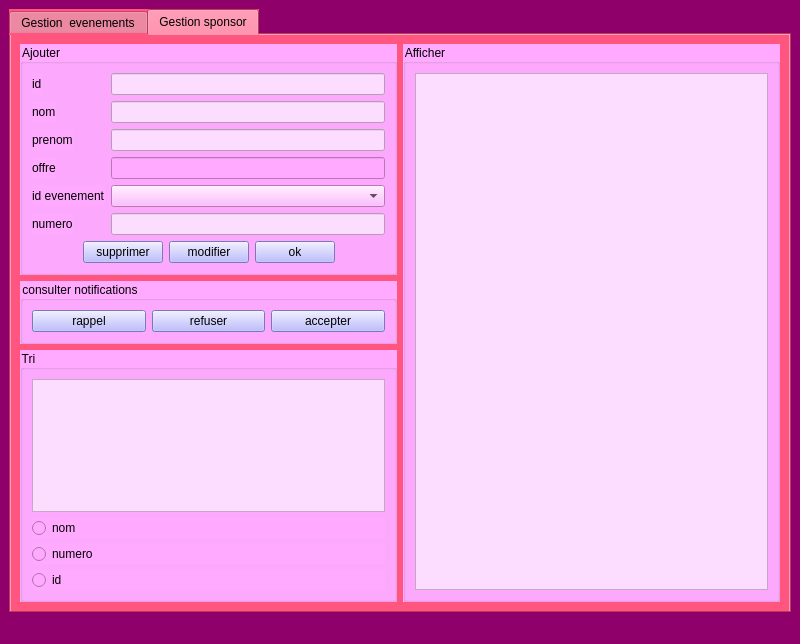
<?xml version="1.0" encoding="UTF-8"?>
<ui version="4.0">
 <class>MainWindow</class>
 <widget class="QMainWindow" name="MainWindow">
  <property name="geometry">
   <rect>
    <x>0</x>
    <y>0</y>
    <width>800</width>
    <height>644</height>
   </rect>
  </property>
  <property name="windowTitle">
   <string>MainWindow</string>
  </property>
  <property name="styleSheet">
   <string notr="true">background-color: rgb(143, 0, 107);
</string>
  </property>
  <widget class="QWidget" name="centralwidget">
   <layout class="QHBoxLayout" name="horizontalLayout_7">
    <item>
     <layout class="QHBoxLayout" name="horizontalLayout_2">
      <item>
       <widget class="QTabWidget" name="tabWidget">
        <property name="styleSheet">
         <string notr="true">background-color: rgb(255, 85, 127);</string>
        </property>
        <property name="currentIndex">
         <number>1</number>
        </property>
        <widget class="QWidget" name="tab">
         <attribute name="title">
          <string>Gestion  evenements</string>
         </attribute>
         <layout class="QHBoxLayout" name="horizontalLayout_10">
          <item>
           <layout class="QHBoxLayout" name="horizontalLayout_8">
            <item>
             <layout class="QVBoxLayout" name="verticalLayout_5">
              <item>
               <widget class="QGroupBox" name="groupBox_6">
                <property name="styleSheet">
                 <string notr="true">background-color: rgb(255, 170, 255);
font: 10pt &quot;Palatino Linotype&quot;;</string>
                </property>
                <property name="title">
                 <string>Ajouter</string>
                </property>
                <layout class="QVBoxLayout" name="verticalLayout_3">
                 <item>
                  <layout class="QFormLayout" name="formLayout">
                   <item row="0" column="0">
                    <widget class="QLabel" name="label">
                     <property name="text">
                      <string>id</string>
                     </property>
                    </widget>
                   </item>
                   <item row="0" column="1">
                    <widget class="QLineEdit" name="lineEdit_id">
                     <property name="styleSheet">
                      <string notr="true">background-color: rgb(252, 220, 255);</string>
                     </property>
                    </widget>
                   </item>
                   <item row="1" column="0">
                    <widget class="QLabel" name="label_3">
                     <property name="text">
                      <string>nom</string>
                     </property>
                    </widget>
                   </item>
                   <item row="1" column="1">
                    <widget class="QLineEdit" name="lineEdit_nom">
                     <property name="styleSheet">
                      <string notr="true">background-color: rgb(252, 220, 255);</string>
                     </property>
                    </widget>
                   </item>
                   <item row="2" column="0">
                    <widget class="QLabel" name="label_4">
                     <property name="text">
                      <string>dateEvent</string>
                     </property>
                    </widget>
                   </item>
                   <item row="2" column="1">
                    <widget class="QDateEdit" name="dateEdit_Event">
                     <property name="styleSheet">
                      <string notr="true">background-color: rgb(252, 220, 255);</string>
                     </property>
                    </widget>
                   </item>
                   <item row="3" column="0">
                    <widget class="QLabel" name="label_2">
                     <property name="text">
                      <string>lieu</string>
                     </property>
                    </widget>
                   </item>
                   <item row="3" column="1">
                    <widget class="QLineEdit" name="lineEdit_lieu">
                     <property name="styleSheet">
                      <string notr="true">background-color: rgb(252, 220, 255);</string>
                     </property>
                    </widget>
                   </item>
                   <item row="4" column="1">
                    <widget class="QComboBox" name="comboBox">
                     <property name="styleSheet">
                      <string notr="true">background-color: rgb(252, 220, 255);</string>
                     </property>
                     <item>
                      <property name="text">
                       <string>chat</string>
                      </property>
                     </item>
                     <item>
                      <property name="text">
                       <string>chien</string>
                      </property>
                     </item>
                     <item>
                      <property name="text">
                       <string>chat et chien</string>
                      </property>
                     </item>
                    </widget>
                   </item>
                   <item row="5" column="1">
                    <spacer name="verticalSpacer">
                     <property name="orientation">
                      <enum>Qt::Vertical</enum>
                     </property>
                     <property name="sizeHint" stdset="0">
                      <size>
                       <width>20</width>
                       <height>40</height>
                      </size>
                     </property>
                    </spacer>
                   </item>
                   <item row="4" column="0">
                    <widget class="QLabel" name="label_5">
                     <property name="text">
                      <string>type</string>
                     </property>
                    </widget>
                   </item>
                  </layout>
                 </item>
                 <item>
                  <layout class="QHBoxLayout" name="horizontalLayout">
                   <item>
                    <spacer name="horizontalSpacer">
                     <property name="orientation">
                      <enum>Qt::Horizontal</enum>
                     </property>
                     <property name="sizeHint" stdset="0">
                      <size>
                       <width>40</width>
                       <height>20</height>
                      </size>
                     </property>
                    </spacer>
                   </item>
                   <item>
                    <widget class="QPushButton" name="pushButton_3">
                     <property name="styleSheet">
                      <string notr="true">background-color: rgb(170, 170, 255);</string>
                     </property>
                     <property name="text">
                      <string>supprimer</string>
                     </property>
                    </widget>
                   </item>
                   <item>
                    <widget class="QPushButton" name="pushButton_modif">
                     <property name="styleSheet">
                      <string notr="true">background-color: rgb(170, 170, 255);</string>
                     </property>
                     <property name="text">
                      <string>modifier</string>
                     </property>
                    </widget>
                   </item>
                   <item>
                    <widget class="QPushButton" name="pushButton_quitter">
                     <property name="styleSheet">
                      <string notr="true">background-color: rgb(170, 170, 255);</string>
                     </property>
                     <property name="text">
                      <string>ajouter</string>
                     </property>
                    </widget>
                   </item>
                  </layout>
                 </item>
                </layout>
               </widget>
              </item>
              <item>
               <widget class="QGroupBox" name="groupBox_5">
                <property name="styleSheet">
                 <string notr="true">background-color: rgb(255, 170, 255);
font: 10pt &quot;Palatino Linotype&quot;;</string>
                </property>
                <property name="title">
                 <string>PDF</string>
                </property>
                <layout class="QHBoxLayout" name="horizontalLayout_3">
                 <item>
                  <spacer name="horizontalSpacer_2">
                   <property name="orientation">
                    <enum>Qt::Horizontal</enum>
                   </property>
                   <property name="sizeHint" stdset="0">
                    <size>
                     <width>40</width>
                     <height>20</height>
                    </size>
                   </property>
                  </spacer>
                 </item>
                 <item>
                  <layout class="QVBoxLayout" name="verticalLayout_6">
                   <item>
                    <widget class="QPushButton" name="pushButton_6">
                     <property name="styleSheet">
                      <string notr="true">background-color: rgb(170, 170, 255);</string>
                     </property>
                     <property name="text">
                      <string>creer pdf</string>
                     </property>
                    </widget>
                   </item>
                  </layout>
                 </item>
                 <item>
                  <spacer name="horizontalSpacer_3">
                   <property name="orientation">
                    <enum>Qt::Horizontal</enum>
                   </property>
                   <property name="sizeHint" stdset="0">
                    <size>
                     <width>40</width>
                     <height>20</height>
                    </size>
                   </property>
                  </spacer>
                 </item>
                </layout>
               </widget>
              </item>
              <item>
               <widget class="QGroupBox" name="groupBox_9">
                <property name="styleSheet">
                 <string notr="true">background-color: rgb(255, 170, 255);</string>
                </property>
                <property name="title">
                 <string>STASTIQUE</string>
                </property>
                <layout class="QHBoxLayout" name="horizontalLayout_19">
                 <item>
                  <layout class="QHBoxLayout" name="horizontalLayout_18">
                   <item>
                    <spacer name="horizontalSpacer_6">
                     <property name="orientation">
                      <enum>Qt::Horizontal</enum>
                     </property>
                     <property name="sizeHint" stdset="0">
                      <size>
                       <width>40</width>
                       <height>20</height>
                      </size>
                     </property>
                    </spacer>
                   </item>
                   <item>
                    <widget class="QPushButton" name="pushButton">
                     <property name="styleSheet">
                      <string notr="true">background-color: rgb(170, 170, 255);
font: 11pt &quot;Palatino Linotype&quot;;</string>
                     </property>
                     <property name="text">
                      <string>elaborer un bilan statstique</string>
                     </property>
                    </widget>
                   </item>
                   <item>
                    <spacer name="horizontalSpacer_7">
                     <property name="orientation">
                      <enum>Qt::Horizontal</enum>
                     </property>
                     <property name="sizeHint" stdset="0">
                      <size>
                       <width>40</width>
                       <height>20</height>
                      </size>
                     </property>
                    </spacer>
                   </item>
                  </layout>
                 </item>
                </layout>
               </widget>
              </item>
             </layout>
            </item>
            <item>
             <layout class="QVBoxLayout" name="verticalLayout_4">
              <item>
               <widget class="QGroupBox" name="groupBox_7">
                <property name="styleSheet">
                 <string notr="true">background-color: rgb(255, 170, 255);
font: 10pt &quot;Palatino Linotype&quot;;</string>
                </property>
                <property name="title">
                 <string>afficher</string>
                </property>
                <layout class="QVBoxLayout" name="verticalLayout_7">
                 <item>
                  <layout class="QHBoxLayout" name="horizontalLayout_5">
                   <item>
                    <layout class="QHBoxLayout" name="horizontalLayout_14">
                     <item>
                      <widget class="QTableView" name="tableView_4">
                       <property name="styleSheet">
                        <string notr="true">background-color: rgb(252, 220, 255);</string>
                       </property>
                      </widget>
                     </item>
                    </layout>
                   </item>
                  </layout>
                 </item>
                 <item>
                  <layout class="QHBoxLayout" name="horizontalLayout_15"/>
                 </item>
                </layout>
               </widget>
              </item>
              <item>
               <widget class="QGroupBox" name="groupBox_8">
                <property name="styleSheet">
                 <string notr="true">background-color: rgb(255, 170, 255);
font: 10pt &quot;Palatino Linotype&quot;;</string>
                </property>
                <property name="title">
                 <string>Recherche</string>
                </property>
                <layout class="QHBoxLayout" name="horizontalLayout_6">
                 <item>
                  <layout class="QVBoxLayout" name="verticalLayout_8">
                   <item>
                    <layout class="QHBoxLayout" name="horizontalLayout_16">
                     <item>
                      <widget class="QLabel" name="label_6">
                       <property name="text">
                        <string>tapez ici</string>
                       </property>
                      </widget>
                     </item>
                     <item>
                      <widget class="QLineEdit" name="lineEdit_6">
                       <property name="styleSheet">
                        <string notr="true">background-color: rgb(252, 220, 255);</string>
                       </property>
                      </widget>
                     </item>
                     <item>
                      <widget class="QPushButton" name="pushButton_7">
                       <property name="styleSheet">
                        <string notr="true">background-color: rgb(170, 170, 255);</string>
                       </property>
                       <property name="text">
                        <string>ok</string>
                       </property>
                      </widget>
                     </item>
                    </layout>
                   </item>
                   <item>
                    <layout class="QHBoxLayout" name="horizontalLayout_4">
                     <item>
                      <widget class="QTableView" name="tableViewRECH">
                       <property name="styleSheet">
                        <string notr="true">background-color: rgb(252, 220, 255);</string>
                       </property>
                      </widget>
                     </item>
                    </layout>
                   </item>
                  </layout>
                 </item>
                </layout>
               </widget>
              </item>
             </layout>
            </item>
           </layout>
          </item>
         </layout>
        </widget>
        <widget class="QWidget" name="tab_2">
         <attribute name="title">
          <string>Gestion sponsor</string>
         </attribute>
         <layout class="QHBoxLayout" name="horizontalLayout_9">
          <item>
           <layout class="QVBoxLayout" name="verticalLayout_2">
            <item>
             <widget class="QGroupBox" name="groupBox">
              <property name="styleSheet">
               <string notr="true">background-color: rgb(255, 170, 255);
font: 10pt &quot;Palatino Linotype&quot;;</string>
              </property>
              <property name="title">
               <string>Ajouter</string>
              </property>
              <layout class="QVBoxLayout" name="verticalLayout_11">
               <item>
                <layout class="QVBoxLayout" name="verticalLayout_10">
                 <item>
                  <layout class="QFormLayout" name="formLayout_3">
                   <item row="0" column="0">
                    <widget class="QLabel" name="label_8">
                     <property name="text">
                      <string>id</string>
                     </property>
                    </widget>
                   </item>
                   <item row="0" column="1">
                    <widget class="QLineEdit" name="lineEdit_idp">
                     <property name="styleSheet">
                      <string notr="true">background-color: rgb(252, 220, 255);</string>
                     </property>
                    </widget>
                   </item>
                   <item row="1" column="0">
                    <widget class="QLabel" name="label_9">
                     <property name="text">
                      <string>nom</string>
                     </property>
                    </widget>
                   </item>
                   <item row="1" column="1">
                    <widget class="QLineEdit" name="lineEdit_nomp">
                     <property name="styleSheet">
                      <string notr="true">background-color: rgb(252, 220, 255);</string>
                     </property>
                    </widget>
                   </item>
                   <item row="2" column="0">
                    <widget class="QLabel" name="label_10">
                     <property name="text">
                      <string>prenom</string>
                     </property>
                    </widget>
                   </item>
                   <item row="2" column="1">
                    <widget class="QLineEdit" name="lineEdit_prenomp">
                     <property name="styleSheet">
                      <string notr="true">background-color: rgb(252, 220, 255);</string>
                     </property>
                    </widget>
                   </item>
                   <item row="3" column="0">
                    <widget class="QLabel" name="label_11">
                     <property name="text">
                      <string>offre</string>
                     </property>
                    </widget>
                   </item>
                   <item row="5" column="0">
                    <widget class="QLabel" name="label_7">
                     <property name="text">
                      <string>numero</string>
                     </property>
                    </widget>
                   </item>
                   <item row="5" column="1">
                    <widget class="QLineEdit" name="lineEdit_numerop">
                     <property name="styleSheet">
                      <string notr="true">background-color: rgb(252, 220, 255);</string>
                     </property>
                    </widget>
                   </item>
                   <item row="4" column="1">
                    <widget class="QComboBox" name="comboBox_2"/>
                   </item>
                   <item row="4" column="0">
                    <widget class="QLabel" name="label_12">
                     <property name="text">
                      <string>id evenement</string>
                     </property>
                    </widget>
                   </item>
                   <item row="3" column="1">
                    <widget class="QLineEdit" name="lineEdit_offre"/>
                   </item>
                  </layout>
                 </item>
                 <item>
                  <layout class="QHBoxLayout" name="horizontalLayout_20">
                   <item>
                    <spacer name="horizontalSpacer_4">
                     <property name="orientation">
                      <enum>Qt::Horizontal</enum>
                     </property>
                     <property name="sizeHint" stdset="0">
                      <size>
                       <width>40</width>
                       <height>20</height>
                      </size>
                     </property>
                    </spacer>
                   </item>
                   <item>
                    <widget class="QPushButton" name="pushButton_13">
                     <property name="styleSheet">
                      <string notr="true">background-color: rgb(170, 170, 255);</string>
                     </property>
                     <property name="text">
                      <string>supprimer</string>
                     </property>
                    </widget>
                   </item>
                   <item>
                    <widget class="QPushButton" name="pushButton_15">
                     <property name="styleSheet">
                      <string notr="true">background-color: rgb(170, 170, 255);</string>
                     </property>
                     <property name="text">
                      <string>modifier</string>
                     </property>
                    </widget>
                   </item>
                   <item>
                    <widget class="QPushButton" name="pushButton_12">
                     <property name="styleSheet">
                      <string notr="true">background-color: rgb(170, 170, 255);</string>
                     </property>
                     <property name="text">
                      <string>ok</string>
                     </property>
                    </widget>
                   </item>
                   <item>
                    <spacer name="horizontalSpacer_5">
                     <property name="orientation">
                      <enum>Qt::Horizontal</enum>
                     </property>
                     <property name="sizeHint" stdset="0">
                      <size>
                       <width>40</width>
                       <height>20</height>
                      </size>
                     </property>
                    </spacer>
                   </item>
                  </layout>
                 </item>
                </layout>
               </item>
              </layout>
             </widget>
            </item>
            <item>
             <widget class="QGroupBox" name="groupBox_2">
              <property name="styleSheet">
               <string notr="true">background-color: rgb(255, 170, 255);
font: 10pt &quot;Palatino Linotype&quot;;</string>
              </property>
              <property name="title">
               <string>consulter notifications</string>
              </property>
              <layout class="QHBoxLayout" name="horizontalLayout_22">
               <item>
                <layout class="QHBoxLayout" name="horizontalLayout_21">
                 <item>
                  <widget class="QPushButton" name="pushButton_10">
                   <property name="styleSheet">
                    <string notr="true">background-color: rgb(170, 170, 255);</string>
                   </property>
                   <property name="text">
                    <string>rappel</string>
                   </property>
                  </widget>
                 </item>
                 <item>
                  <widget class="QPushButton" name="pushButton_9">
                   <property name="styleSheet">
                    <string notr="true">background-color: rgb(170, 170, 255);</string>
                   </property>
                   <property name="text">
                    <string>refuser</string>
                   </property>
                  </widget>
                 </item>
                 <item>
                  <widget class="QPushButton" name="pushButton_8">
                   <property name="styleSheet">
                    <string notr="true">background-color: rgb(170, 170, 255);</string>
                   </property>
                   <property name="text">
                    <string>accepter</string>
                   </property>
                  </widget>
                 </item>
                </layout>
               </item>
              </layout>
             </widget>
            </item>
            <item>
             <widget class="QGroupBox" name="groupBox_3">
              <property name="styleSheet">
               <string notr="true">background-color: rgb(255, 170, 255);
font: 8pt &quot;Palatino Linotype&quot;;</string>
              </property>
              <property name="title">
               <string>Tri</string>
              </property>
              <layout class="QHBoxLayout" name="horizontalLayout_13">
               <item>
                <layout class="QVBoxLayout" name="verticalLayout_9">
                 <item>
                  <layout class="QVBoxLayout" name="verticalLayout_14">
                   <item>
                    <widget class="QTableView" name="tableView">
                     <property name="styleSheet">
                      <string notr="true">background-color: rgb(252, 220, 255);</string>
                     </property>
                    </widget>
                   </item>
                   <item>
                    <layout class="QHBoxLayout" name="horizontalLayout_11"/>
                   </item>
                   <item>
                    <widget class="QRadioButton" name="radioButton">
                     <property name="styleSheet">
                      <string notr="true">font: 8pt &quot;Palatino Linotype&quot;;
font: 11pt &quot;Palatino Linotype&quot;;</string>
                     </property>
                     <property name="text">
                      <string>nom</string>
                     </property>
                    </widget>
                   </item>
                   <item>
                    <widget class="QRadioButton" name="radioButton_3">
                     <property name="styleSheet">
                      <string notr="true">font: 8pt &quot;Palatino Linotype&quot;;
font: 10pt &quot;MS Shell Dlg 2&quot;;
font: 11pt &quot;MS Shell Dlg 2&quot;;</string>
                     </property>
                     <property name="text">
                      <string>numero</string>
                     </property>
                    </widget>
                   </item>
                   <item>
                    <widget class="QRadioButton" name="radioButton_2">
                     <property name="styleSheet">
                      <string notr="true">font: 11pt &quot;Palatino Linotype&quot;;</string>
                     </property>
                     <property name="text">
                      <string>id</string>
                     </property>
                    </widget>
                   </item>
                  </layout>
                 </item>
                </layout>
               </item>
              </layout>
             </widget>
            </item>
           </layout>
          </item>
          <item>
           <layout class="QVBoxLayout" name="verticalLayout">
            <item>
             <widget class="QGroupBox" name="groupBox_4">
              <property name="styleSheet">
               <string notr="true">background-color: rgb(255, 170, 255);
font: 10pt &quot;Palatino Linotype&quot;;</string>
              </property>
              <property name="title">
               <string>Afficher</string>
              </property>
              <layout class="QVBoxLayout" name="verticalLayout_13">
               <item>
                <layout class="QVBoxLayout" name="verticalLayout_12">
                 <item>
                  <layout class="QHBoxLayout" name="horizontalLayout_23">
                   <item>
                    <widget class="QTableView" name="tableView_3">
                     <property name="styleSheet">
                      <string notr="true">background-color: rgb(252, 220, 255);</string>
                     </property>
                    </widget>
                   </item>
                  </layout>
                 </item>
                </layout>
               </item>
               <item>
                <layout class="QHBoxLayout" name="horizontalLayout_24"/>
               </item>
              </layout>
             </widget>
            </item>
           </layout>
          </item>
         </layout>
        </widget>
       </widget>
      </item>
     </layout>
    </item>
   </layout>
  </widget>
  <widget class="QMenuBar" name="menubar">
   <property name="geometry">
    <rect>
     <x>0</x>
     <y>0</y>
     <width>800</width>
     <height>22</height>
    </rect>
   </property>
  </widget>
  <widget class="QStatusBar" name="statusbar"/>
 </widget>
 <resources/>
 <connections/>
</ui>
